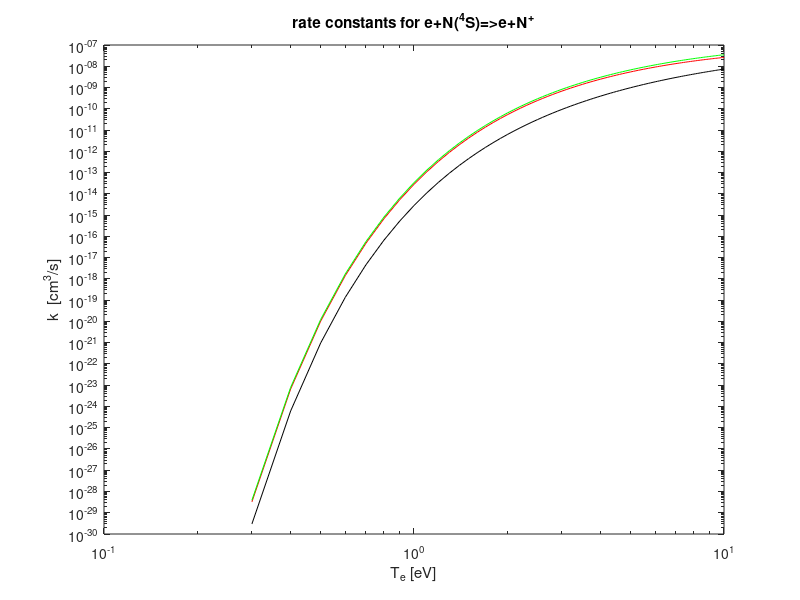

The MATLAB source for this figure: (Note: this script raises an error after producing the figure.)
%%%%%%%%%%%%%%%%%%%%%%%%%%%%%%%%%%%%%%%%%%%%%%%%%%%%%%%%%%%%%%%%%%%%%%%%
%%%
%%%   Compare rate constants from Lotz 1968 for ionization of neutral
%%%   nitrogen with those shown from more detailed calculations in
%%%   Huo 2008 "electron impact excitation and ionization in air"
%%%
%%%
%%%%%%%%%%%%%%%%%%%%%%%%%%%%%%%%%%%%%%%%%%%%%%%%%%%%%%%%%%%%%%%%%%%%%%%%
clear all;
Te = 0.3:0.1:10;

%%%  first compute rate constants for ionization of ground state
%

%%% Lotz 1968
%
a = [3.2 4.0]; b = [0.83 0.7]; c = [0.22 0.5]; q = [3 2]; P = [14.5 20.3];
%
SLotz = zeros(size(Te));
for i = 1:length(a)
    SLotz = SLotz ...
          + a(i)*q(i)./Te.^(1.5).*( Te/P(i).*expint(P(i)./Te) ...
          - b(i)*Te*exp(c(i))./(Te*c(i)+P(i)).*expint(P(i)./Te+c(i)) );
end
SLotz = SLotz*6.7e-7;

%%% Corona Model
%
chi = [14.5 29.6]; eta = [5 4];
SCorona = 2.5e-6/(chi(1)^1.5)*eta(1)*sqrt(Te/chi(1)).*exp(-chi(1)./Te)./ ...
            (1+Te/chi(1));
        
        
%%% FLYCHK (reduced Lotz for highly ionized)
%
SFly =  2.97e-6*eta(1)/14.5./sqrt(Te).*expint(14.5./Te);


%%% plot and compare
%
close(figure(1));
figure(1);
loglog(Te,SLotz,'black',Te,SCorona','r',Te,SFly,'g');
xlabel('T_e [eV]'); ylabel('k  [cm^3/s]');
title('rate constants for e+N(^4S)=>e+N^+');
legend('Lotz','Corona','FLYCHK','location','SE');
axis([0.3 10 1e-14 1e-7]);



%%%%%%%%%%%%%%%%%%%%%%%%%%%%%%%%%%%%%%%%%%%%%%%%%%%%%%%%%%%%%%%%%%%%%%



%%%  now compute from excited states using a b and c from ground
%

%%% Lotz 1968
%
a = 3.2; b = 0.83; c = 0.22;
%
P = [14.5 12.1 10.9 4.208 4.076 3.854 2.784 2.697 1.557 1.518];
q = [3    3    3    1     1     1     1     1     1     1];
SLotz = zeros(length(P),length(Te));
for i = 1:length(P)
    SLotz(i,:) = SLotz(i,:) ...
          + a*q(i)./Te.^(1.5).*( Te/P(i).*expint(P(i)./Te) ...
          - b*Te*exp(c)./(Te*c+P(i)).*expint(P(i)./Te+c) );
end
SLotz = SLotz*6.7e-7;


close(figure(2));
f2=figure(2); set(f2,'position',[170 329 515 477]);
semilogy(Te*11605,SLotz(1,:)*6.0221e23,'black');
hold on; plot(Te*11605,SLotz(2,:)*6.0221e23,'b');
hold on; plot(Te*11605,SLotz(3,:)*6.0221e23,'r');
semilogy(Te*11605,SLotz(4,:)*6.0221e23,'linewidth',2,'color',[0 0.5 0]);
hold on; plot(Te*11605,SLotz(7,:)*6.0221e23,'r--','linewidth',2);
hold on; plot(Te*11605,SLotz(8,:)*6.0221e23,'b-.','linewidth',2);
hold on; plot(Te*11605,SLotz(9,:)*6.0221e23,'black-.','linewidth',2);
hold on; plot(Te*11605,SLotz(10,:)*6.0221e23,'linestyle','--', ...
                 'color',[0 0.5 0],'linewidth',2);
hold on; plot(Te*11605,SLotz(6,:)*6.0221e23,'r-.','linewidth',2);
hold on; plot(Te*11605,SLotz(5,:)*6.0221e23,'b--', ...
                 'color',[0.48 0.06 0.89],'linewidth',2);
xlabel('T_e [K]'); ylabel('k [cm^3/s/mol]');
axis([0.5e4 5e4 1e2 1e18]);
set(gca,'YTick',10.^(2:2:18));
legend('^4S^0','^2D^0','^2P^0','^4P','^4D^0','^4P^0','^4F','^4D','^2P','^2D');